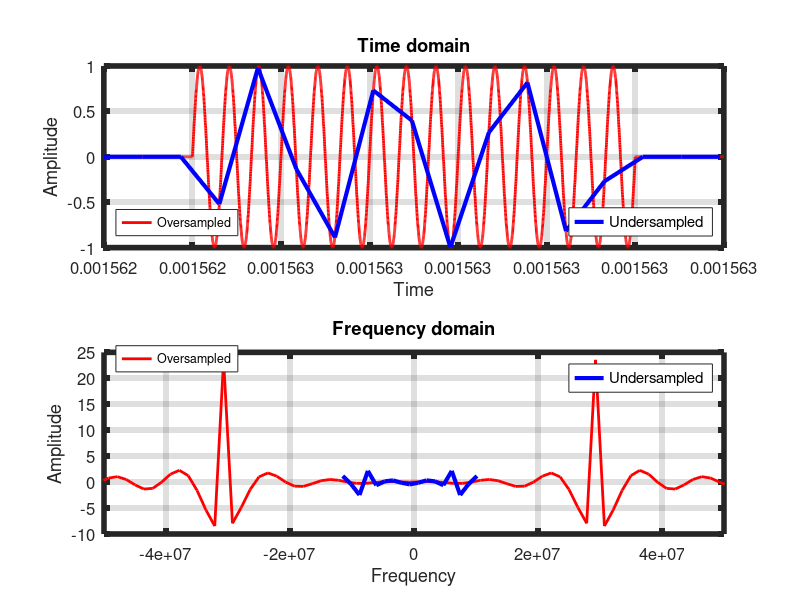

Here is the MATLAB script that generated this plot:
#!/usr/bin/octave

%% just octave
pkg load signal;
pkg load control;

%% constants
fs        = 10e9;               % sample frequency
fsu       = 23e6;              % undersample frequency
t1        = 1.562400e-3;
t2        = 1.563100e-3;
s_amp     = 1;                  % signal amplitude
s_pha     = 0.0 * ( pi / 180 ); % signal phase in radians
s_fre     = 30e6;               % signal frequency
p_fre     = 640;                % pulse frequency
p_dut     = 0.032;              % pulse duty: Ton = 0.5 us

%% dependent constants
T         = ( 1 / p_fre ) * 2; 
dT        = 1 / fs;
dTu       = 1 / fsu;
t         = ( t1 : dT : t2 );
tu        = ( t1 : dTu : t2 );
N         = size( t, 2 );
Nu        = size( tu, 2 );
df        = fs / N;
dfu       = fsu / Nu;
f         = -fs / 2 : df : fs / 2 - df;
fu        = -fsu / 2 : dfu : fsu / 2 - dfu;

%% pulse generation (oversampled)
pulse     = square( 2 * pi * p_fre * t, p_dut ) >= 0;

%% signal generation (oversampled)
signal    = s_amp * [ pulse .* sin( 2 * pi * s_fre * t + s_pha ) ];
signal_f  = fftshift( fft ( signal ) );

%% pulse generation (undersampled)
pulseu    = square( 2 * pi * p_fre * tu, p_dut ) >= 0;

%% signal generation (undersampled)
signalu   = s_amp * [ pulseu .* sin( 2 * pi * s_fre * tu + s_pha ) ];
signalu_f = fftshift( fft ( signalu ) );

%% plot
hfigure = figure('Color', 'w');
rows        = 2;
cols        = 1;

subplot( rows, cols, 1 );
plt_1 = plot( t, signal, "linewidth", 2, 'r' );
grid on;
hold
plt_2 = plot( tu, signalu, "linewidth", 3, 'b' );
grid on;
hlegend1 = legend( plt_1, "Oversampled", "Location", "SouthWest" );
new_handle = copyobj( hlegend1, hfigure );
legend( plt_2, "Undersampled", "Location", "SouthEast" );
set(gca, "linewidth", 4, "fontsize", 12)
xlabel( 'Time' );
ylabel( 'Amplitude' );
title( 'Time domain' );

subplot( rows, cols, 2 );
plt_3 = plot( f, signal_f, "linewidth", 2, 'r' );
grid on;
hold
plt_4 = plot( fu, signalu_f, "linewidth", 3, 'b' );
grid on;
hlegend1 = legend( plt_3, "Oversampled", "Location", "NorthWest" );
new_handle = copyobj( hlegend1, hfigure );
legend( plt_4, "Undersampled", "Location", "NorthEast" );
set(gca, "linewidth", 4, "fontsize", 12)
xlabel( 'Frequency' );
ylabel( 'Amplitude' );
axis( [ -50e6, 50e6, -10, 25 ] );
title( 'Frequency domain' );